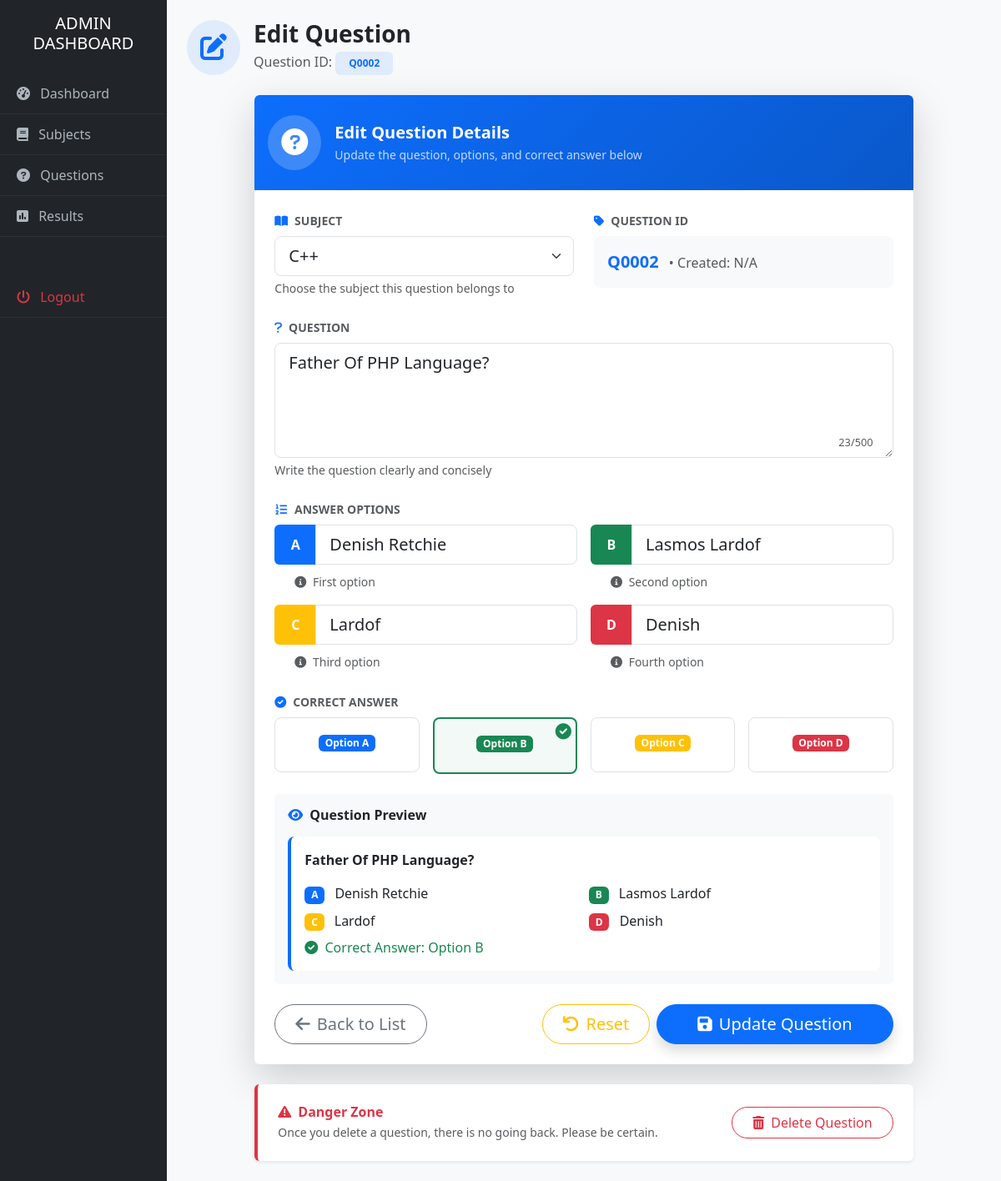
Screenshot of /admin/edit_question.php?id=2 (signed in) with the database file from the repository.
### tables this page shows
CREATE TABLE `questions` (
  `q_id` int(11) NOT NULL,
  `sub_id` int(11) DEFAULT NULL,
  `question` text DEFAULT NULL,
  `option_a` varchar(255) DEFAULT NULL,
  `option_b` varchar(255) DEFAULT NULL,
  `option_c` varchar(255) DEFAULT NULL,
  `option_d` varchar(255) DEFAULT NULL,
  `ans_correct` char(1) DEFAULT NULL
);

### admin/edit_question.php (the view, shortened to what this page needs)
<?php include 'layout/header.php'; ?>
<?php
$id = intval($_GET['id']);
$res = $conn->query("SELECT * FROM questions WHERE q_id = $id");
$data = $res->fetch_assoc();
?>
<div class="row mb-4">
    <div class="col-12">
        <div class="d-flex align-items-center">
            <div class="flex-shrink-0">
                <div class="bg-primary bg-opacity-10 p-3 rounded-circle">
                    <i class="fas fa-edit fa-2x text-primary"></i>
                </div>
            </div>
            <div class="flex-grow-1 ms-3">
                <h3 class="fw-bold mb-1">Edit Question</h3>
                <p class="text-muted mb-0">Question ID: <span class="badge bg-primary bg-opacity-10 text-primary px-3 py-2">Q<?php echo str_pad($id, 4, '0', STR_PAD_LEFT); ?></span></p>
            </div>
        </div>
    </div>
</div>
<div class="row justify-content-center">
    <div class="col-lg-10">
        <div class="card border-0 shadow-lg overflow-hidden">
            <div class="card-header bg-gradient-primary text-white border-0 py-4">
                <div class="d-flex align-items-center">
                    <div class="bg-white bg-opacity-20 rounded-circle p-3 me-3">
                        <i class="fas fa-question-circle fa-2x text-white"></i>
                    </div>
                    <div>
                        <h5 class="fw-bold mb-1">Edit Question Details</h5>
                        <p class="small mb-0 opacity-75">Update the question, options, and correct answer below</p>
                    </div>
                </div>
            </div>
            <form method="POST" class="card-body p-4">
                <div class="row mb-4">
                    <div class="col-md-6">
                        <label class="form-label fw-bold text-muted small text-uppercase">
                            <i class="fas fa-book-open text-primary me-2"></i>Subject
                        </label>
                        <select name="sub_id" class="form-select form-select-lg" required>
                            <?php
                            $subs = $conn->query("SELECT * FROM subjects ORDER BY sub_name");
                            while($s = $subs->fetch_assoc()) {
                                $selected = ($s['sub_id'] == $data['sub_id']) ? "selected" : "";
                                echo "<option value='".$s['sub_id']."' $selected>".$s['sub_name']."</option>";
                            }
                            ?>
                        </select>
                        <div class="form-text">Choose the subject this question belongs to</div>
                    </div>
                    <div class="col-md-6">
                        <label class="form-label fw-bold text-muted small text-uppercase">
                            <i class="fas fa-tag text-primary me-2"></i>Question ID
                        </label>
                        <div class="bg-light p-3 rounded-3">
                            <span class="fw-bold text-primary fs-5">Q<?php echo str_pad($id, 4, '0', STR_PAD_LEFT); ?></span>
                            <span class="text-muted ms-2">• Created: <?php echo isset($data['created_at']) ? date('d M Y', strtotime($data['created_at'])) : 'N/A'; ?></span>
                        </div>
                    </div>
                </div>
                <div class="mb-4">
                    <label class="form-label fw-bold text-muted small text-uppercase">
                        <i class="fas fa-question text-primary me-2"></i>Question
                    </label>
                    <div class="position-relative">
                        <textarea name="question" class="form-control form-control-lg" rows="4"
                                  placeholder="Enter your question here..." required><?php echo htmlspecialchars($data['question']); ?></textarea>
                        <div class="position-absolute bottom-0 end-0 mb-2 me-3">
                            <span class="small text-muted question-counter">0/500</span>
                        </div>
                    </div>
                    <div class="form-text">Write the question clearly and concisely</div>
                </div>
                <div class="mb-4">
                    <label class="form-label fw-bold text-muted small text-uppercase">
                        <i class="fas fa-list-ol text-primary me-2"></i>Answer Options
                    </label>
                    <div class="row g-3">
                        <div class="col-md-6">
                            <div class="option-card" data-option="A">
                                <div class="input-group">
                                    <span class="input-group-text bg-primary text-white fw-bold">A</span>
                                    <input type="text" name="opt_a" class="form-control form-control-lg"
                                           value="<?php echo htmlspecialchars($data['option_a']); ?>"
                                           placeholder="Option A" required>
                                </div>
                                <div class="mt-2 ms-4">
                                    <small class="text-muted">
                                        <i class="fas fa-info-circle me-1"></i>
                                        First option
                                    </small>
                                </div>
                            </div>
                        </div>
                        <div class="col-md-6">
                            <div class="option-card" data-option="B">
                                <div class="input-group">
                                    <span class="input-group-text bg-success text-white fw-bold">B</span>
                                    <input type="text" name="opt_b" class="form-control form-control-lg"
                                           value="<?php echo htmlspecialchars($data['option_b']); ?>"
                                           placeholder="Option B" required>
                                </div>
                                <div class="mt-2 ms-4">
                                    <small class="text-muted">
                                        <i class="fas fa-info-circle me-1"></i>
                                        Second option
                                    </small>
                                </div>
                            </div>
                        </div>
                        <div class="col-md-6">
                            <div class="option-card" data-option="C">
                                <div class="input-group">
                                    <span class="input-group-text bg-warning text-white fw-bold">C</span>
                                    <input type="text" name="opt_c" class="form-control form-control-lg"
                                           value="<?php echo htmlspecialchars($data['option_c']); ?>"
                                           placeholder="Option C" required>
                                </div>
                                <div class="mt-2 ms-4">
                                    <small class="text-muted">
                                        <i class="fas fa-info-circle me-1"></i>
                                        Third option
                                    </small>
                                </div>
                            </div>
                        </div>
                        <div class="col-md-6">
                            <div class="option-card" data-option="D">
                                <div class="input-group">
                                    <span class="input-group-text bg-danger text-white fw-bold">D</span>
                                    <input type="text" name="opt_d" class="form-control form-control-lg"
                                           value="<?php echo htmlspecialchars($data['option_d']); ?>"
                                           placeholder="Option D" required>
                                </div>
                                <div class="mt-2 ms-4">
                                    <small class="text-muted">
                                        <i class="fas fa-info-circle me-1"></i>
                                        Fourth option
                                    </small>
                                </div>
                            </div>
                        </div>
                    </div>
                </div>
                <div class="mb-4">
                    <label class="form-label fw-bold text-muted small text-uppercase">
                        <i class="fas fa-check-circle text-primary me-2"></i>Correct Answer
                    </label>
                    <div class="row g-3">
                        <div class="col-md-3">
                            <div class="correct-option-card <?php echo ($data['ans_correct'] == 'A') ? 'selected' : ''; ?>"
                                 onclick="selectCorrectAnswer('A')">
                                <div class="p-3 border rounded-3 text-center">
                                    <span class="badge bg-primary mb-2">Option A</span>
                                </div>
                            </div>
                        </div>
                        <div class="col-md-3">
                            <div class="correct-option-card <?php echo ($data['ans_correct'] == 'B') ? 'selected' : ''; ?>"
                                 onclick="selectCorrectAnswer('B')">
                                <div class="p-3 border rounded-3 text-center">
                                    <span class="badge bg-success mb-2">Option B</span>
                                    <i class="fas fa-check-circle text-success check-icon <?php echo ($data['ans_correct'] == 'B') ? 'visible' : ''; ?>"></i>
                                </div>
                            </div>
                        </div>
                        <div class="col-md-3">
                            <div class="correct-option-card <?php echo ($data['ans_correct'] == 'C') ? 'selected' : ''; ?>"
                                 onclick="selectCorrectAnswer('C')">
                                <div class="p-3 border rounded-3 text-center">
                                    <span class="badge bg-warning mb-2">Option C</span>
                                </div>
                            </div>
                        </div>
                        <div class="col-md-3">
                            <div class="correct-option-card <?php echo ($data['ans_correct'] == 'D') ? 'selected' : ''; ?>"
                                 onclick="selectCorrectAnswer('D')">
                                <div class="p-3 border rounded-3 text-center">
                                    <span class="badge bg-danger mb-2">Option D</span>
                                </div>
                            </div>
                        </div>
                    </div>
                </div>
                <div class="card bg-light border-0 mb-4">
                    <div class="card-body">
                        <h6 class="fw-bold mb-3">
                            <i class="fas fa-eye text-primary me-2"></i>Question Preview
                        </h6>
                        <div class="preview-box p-3 bg-white rounded-3">
                            <p class="fw-bold mb-3"><?php echo htmlspecialchars($data['question']); ?></p>
                            <div class="row g-2">
                                <div class="col-6"><span class="badge bg-primary me-2">A</span> <?php echo htmlspecialchars($data['option_a']); ?></div>
                                <div class="col-6"><span class="badge bg-success me-2">B</span> <?php echo htmlspecialchars($data['option_b']); ?></div>
                                <div class="col-6"><span class="badge bg-warning me-2">C</span> <?php echo htmlspecialchars($data['option_c']); ?></div>
                                <div class="col-6"><span class="badge bg-danger me-2">D</span> <?php echo htmlspecialchars($data['option_d']); ?></div>
                            </div>
                            <div class="mt-2 text-success">
                                <i class="fas fa-check-circle me-1"></i> Correct Answer: Option <?php echo $data['ans_correct']; ?>
                            </div>
                        </div>
                    </div>
                </div>
                <div class="d-flex gap-3 justify-content-between align-items-center">
                    <div>
                        <a href="manage_questions.php" class="btn btn-outline-secondary btn-lg rounded-pill px-4">
                            <i class="fas fa-arrow-left me-2"></i>Back to List
                        </a>
                    </div>
                    <div class="d-flex gap-2">
                        <button type="reset" class="btn btn-outline-warning btn-lg rounded-pill px-4">
                            <i class="fas fa-undo me-2"></i>Reset
                        </button>
                        <button type="submit" name="update_que" class="btn btn-primary btn-lg rounded-pill px-5 shadow">
                            <i class="fas fa-save me-2"></i>Update Question
                        </button>
                    </div>
                </div>
            </form>
        </div>
        <div class="card border-0 shadow-sm mt-4 border-start border-danger border-4">
            <div class="card-body p-4">
                <div class="row align-items-center">
                    <div class="col-md-8">
                        <h6 class="fw-bold text-danger mb-1">
                            <i class="fas fa-exclamation-triangle me-2"></i>Danger Zone
                        </h6>
                        <p class="small text-muted mb-0">Once you delete a question, there is no going back. Please be certain.</p>
                    </div>
                    <div class="col-md-4 text-md-end">
                        <a href="manage_questions.php?delete=<?php echo $id; ?>"
                           class="btn btn-outline-danger rounded-pill px-4"
                           onclick="return confirm('Are you absolutely sure you want to delete this question? This action cannot be undone!')">
                            <i class="fas fa-trash-alt me-2"></i>Delete Question
                        </a>
                    </div>
                </div>
            </div>
        </div>
    </div>
</div>
<?php include 'layout/footer.php'; ?>

### admin/edit_question.php (style rules this page uses)
.bg-gradient-primary { background: linear-gradient(135deg, #0d6efd 0%, #0a58ca 100%); }
.bg-opacity-20 { --bs-bg-opacity: 0.2; }
.option-card .input-group-text { font-weight: bold; border: none; width: 50px; justify-content: center; }
.option-card input { transition: all 0.2s ease; }
.correct-option-card { cursor: pointer; transition: all 0.2s ease; }
.correct-option-card .border { transition: all 0.2s ease; position: relative; }
.correct-option-card.selected .border { border-color: #198754 !important; border-width: 2px !important; background-color: rgba(25, 135, 84, 0.05); }
.check-icon { position: absolute; top: 5px; right: 5px; font-size: 1.2rem; opacity: 0; transition: opacity 0.2s ease; }
.check-icon.visible { opacity: 1; }
.preview-box { border-left: 4px solid #0d6efd; background: white; }
.question-counter { background: rgba(255,255,255,0.9); padding: 2px 8px; border-radius: 20px; font-size: 0.8rem; }

### rows the page displays
questions: question "Father Of PHP Language?", opt_a "Denish Retchie", opt_b "Lasmos Lardof", opt_c "Lardof", opt_d "Denish", option_a "Denish Retchie", option_b "Lasmos Lardof", option_c "Lardof", option_d "Denish", ans_correct "B"

### other values shown
str_pad($id, 4, '0', STR_PAD_LEFT) "0002"
form field sub_id "C++"
